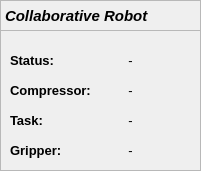
    <widget class="QFrame" name="frame_13">
     <property name="geometry">
      <rect>
       <x>220</x>
       <y>50</y>
       <width>201</width>
       <height>171</height>
      </rect>
     </property>
     <property name="frameShape">
      <enum>QFrame::StyledPanel</enum>
     </property>
     <property name="frameShadow">
      <enum>QFrame::Raised</enum>
     </property>
     <widget class="QLabel" name="Cobot_status">
      <property name="geometry">
       <rect>
        <x>70</x>
        <y>50</y>
        <width>121</width>
        <height>21</height>
       </rect>
      </property>
      <property name="font">
       <font>
        <family>Ubuntu</family>
        <pointsize>10</pointsize>
       </font>
      </property>
      <property name="frameShape">
       <enum>QFrame::NoFrame</enum>
      </property>
      <property name="text">
       <string>-</string>
      </property>
      <property name="alignment">
       <set>Qt::AlignCenter</set>
      </property>
      <property name="wordWrap">
       <bool>true</bool>
      </property>
     </widget>
     <widget class="QLabel" name="label_47">
      <property name="geometry">
       <rect>
        <x>10</x>
        <y>110</y>
        <width>61</width>
        <height>21</height>
       </rect>
      </property>
      <property name="font">
       <font>
        <family>Ubuntu</family>
        <pointsize>10</pointsize>
        <weight>75</weight>
        <italic>false</italic>
        <bold>true</bold>
       </font>
      </property>
      <property name="text">
       <string>Task:</string>
      </property>
     </widget>
     <widget class="QLabel" name="label_48">
      <property name="geometry">
       <rect>
        <x>10</x>
        <y>80</y>
        <width>81</width>
        <height>21</height>
       </rect>
      </property>
      <property name="font">
       <font>
        <family>Ubuntu</family>
        <pointsize>10</pointsize>
        <weight>75</weight>
        <italic>false</italic>
        <bold>true</bold>
       </font>
      </property>
      <property name="text">
       <string>Compressor:</string>
      </property>
     </widget>
     <widget class="QLabel" name="Cobot_comp">
      <property name="geometry">
       <rect>
        <x>100</x>
        <y>80</y>
        <width>61</width>
        <height>21</height>
       </rect>
      </property>
      <property name="font">
       <font>
        <family>Ubuntu</family>
        <pointsize>10</pointsize>
       </font>
      </property>
      <property name="text">
       <string>-</string>
      </property>
      <property name="alignment">
       <set>Qt::AlignCenter</set>
      </property>
      <property name="wordWrap">
       <bool>true</bool>
      </property>
     </widget>
     <widget class="QLabel" name="Cobot_current">
      <property name="geometry">
       <rect>
        <x>70</x>
        <y>110</y>
        <width>121</width>
        <height>21</height>
       </rect>
      </property>
      <property name="font">
       <font>
        <family>Ubuntu</family>
        <pointsize>10</pointsize>
       </font>
      </property>
      <property name="text">
       <string>-</string>
      </property>
      <property name="alignment">
       <set>Qt::AlignCenter</set>
      </property>
      <property name="wordWrap">
       <bool>true</bool>
      </property>
     </widget>
     <widget class="QLabel" name="label_4">
      <property name="geometry">
       <rect>
        <x>10</x>
        <y>50</y>
        <width>61</width>
        <height>21</height>
       </rect>
      </property>
      <property name="font">
       <font>
        <family>Ubuntu</family>
        <pointsize>10</pointsize>
        <weight>75</weight>
        <italic>false</italic>
        <bold>true</bold>
       </font>
      </property>
      <property name="text">
       <string>Status:</string>
      </property>
     </widget>
     <widget class="QLabel" name="Cobot_gripper">
      <property name="geometry">
       <rect>
        <x>70</x>
        <y>140</y>
        <width>121</width>
        <height>21</height>
       </rect>
      </property>
      <property name="font">
       <font>
        <family>Ubuntu</family>
        <pointsize>10</pointsize>
       </font>
      </property>
      <property name="text">
       <string>-</string>
      </property>
      <property name="alignment">
       <set>Qt::AlignCenter</set>
      </property>
      <property name="wordWrap">
       <bool>true</bool>
      </property>
     </widget>
     <widget class="QLabel" name="label_49">
      <property name="geometry">
       <rect>
        <x>10</x>
        <y>140</y>
        <width>61</width>
        <height>21</height>
       </rect>
      </property>
      <property name="font">
       <font>
        <family>Ubuntu</family>
        <pointsize>10</pointsize>
        <weight>75</weight>
        <italic>false</italic>
        <bold>true</bold>
       </font>
      </property>
      <property name="text">
       <string>Gripper:</string>
      </property>
     </widget>
     <widget class="QLabel" name="label_64">
      <property name="geometry">
       <rect>
        <x>0</x>
        <y>0</y>
        <width>201</width>
        <height>31</height>
       </rect>
      </property>
      <property name="sizePolicy">
       <sizepolicy hsizetype="Preferred" vsizetype="Fixed">
        <horstretch>0</horstretch>
        <verstretch>0</verstretch>
       </sizepolicy>
      </property>
      <property name="font">
       <font>
        <pointsize>11</pointsize>
        <weight>75</weight>
        <italic>true</italic>
        <bold>true</bold>
       </font>
      </property>
      <property name="frameShape">
       <enum>QFrame::StyledPanel</enum>
      </property>
      <property name="text">
       <string>Collaborative Robot</string>
      </property>
     </widget>
    </widget>
